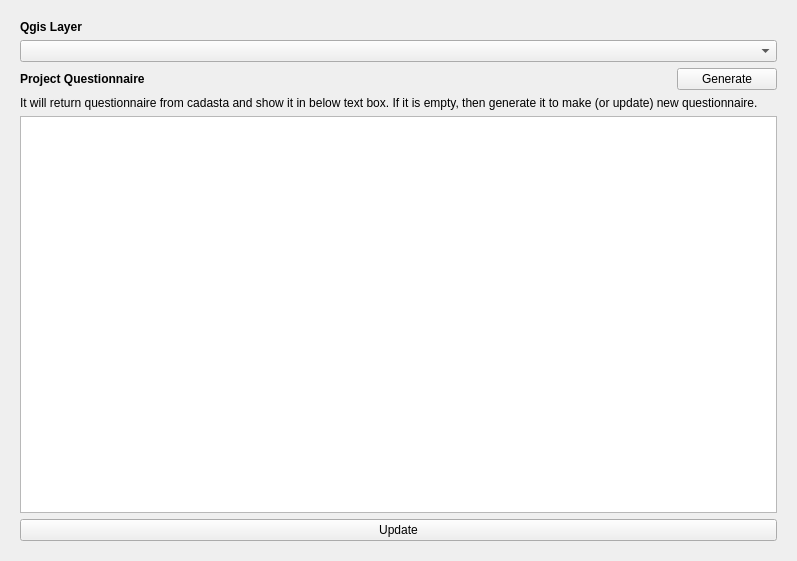
<?xml version="1.0" encoding="UTF-8"?>
<ui version="4.0">
 <class>projectCreation01</class>
 <widget class="QWidget" name="projectCreation01">
  <property name="geometry">
   <rect>
    <x>0</x>
    <y>0</y>
    <width>797</width>
    <height>561</height>
   </rect>
  </property>
  <property name="sizePolicy">
   <sizepolicy hsizetype="MinimumExpanding" vsizetype="MinimumExpanding">
    <horstretch>0</horstretch>
    <verstretch>0</verstretch>
   </sizepolicy>
  </property>
  <property name="styleSheet">
   <string notr="true"/>
  </property>
  <layout class="QVBoxLayout" name="verticalLayout_2">
   <item>
    <widget class="QScrollArea" name="scrollArea">
     <property name="frameShape">
      <enum>QFrame::NoFrame</enum>
     </property>
     <property name="widgetResizable">
      <bool>true</bool>
     </property>
     <widget class="QWidget" name="scrollAreaWidgetContents">
      <property name="geometry">
       <rect>
        <x>0</x>
        <y>0</y>
        <width>779</width>
        <height>543</height>
       </rect>
      </property>
      <layout class="QVBoxLayout" name="verticalLayout">
       <item>
        <widget class="QLabel" name="label">
         <property name="font">
          <font>
           <weight>75</weight>
           <bold>true</bold>
          </font>
         </property>
         <property name="text">
          <string>Qgis Layer</string>
         </property>
        </widget>
       </item>
       <item>
        <widget class="QgsMapLayerComboBox" name="qgis_layer_box"/>
       </item>
       <item>
        <layout class="QHBoxLayout" name="horizontalLayout_2">
         <item>
          <widget class="QLabel" name="label_3">
           <property name="font">
            <font>
             <weight>75</weight>
             <bold>true</bold>
            </font>
           </property>
           <property name="text">
            <string>Project Questionnaire</string>
           </property>
          </widget>
         </item>
         <item>
          <spacer name="horizontalSpacer">
           <property name="orientation">
            <enum>Qt::Horizontal</enum>
           </property>
           <property name="sizeHint" stdset="0">
            <size>
             <width>40</width>
             <height>20</height>
            </size>
           </property>
          </spacer>
         </item>
         <item>
          <widget class="QPushButton" name="generate_questionnaire_button">
           <property name="minimumSize">
            <size>
             <width>100</width>
             <height>0</height>
            </size>
           </property>
           <property name="maximumSize">
            <size>
             <width>100</width>
             <height>16777215</height>
            </size>
           </property>
           <property name="text">
            <string>Generate</string>
           </property>
          </widget>
         </item>
        </layout>
       </item>
       <item>
        <widget class="QLabel" name="label_4">
         <property name="text">
          <string>It will return questionnaire from cadasta and show it in below text box. If it is empty, then generate it to make (or update) new questionnaire.</string>
         </property>
         <property name="wordWrap">
          <bool>true</bool>
         </property>
        </widget>
       </item>
       <item>
        <widget class="QTextEdit" name="questionnaire_text_edit"/>
       </item>
       <item>
        <widget class="QPushButton" name="update_button">
         <property name="text">
          <string>Update</string>
         </property>
        </widget>
       </item>
      </layout>
     </widget>
    </widget>
   </item>
  </layout>
 </widget>
 <customwidgets>
  <customwidget>
   <class>QgsMapLayerComboBox</class>
   <extends>QComboBox</extends>
   <header>qgsmaplayercombobox.h</header>
  </customwidget>
 </customwidgets>
 <resources/>
 <connections/>
</ui>
